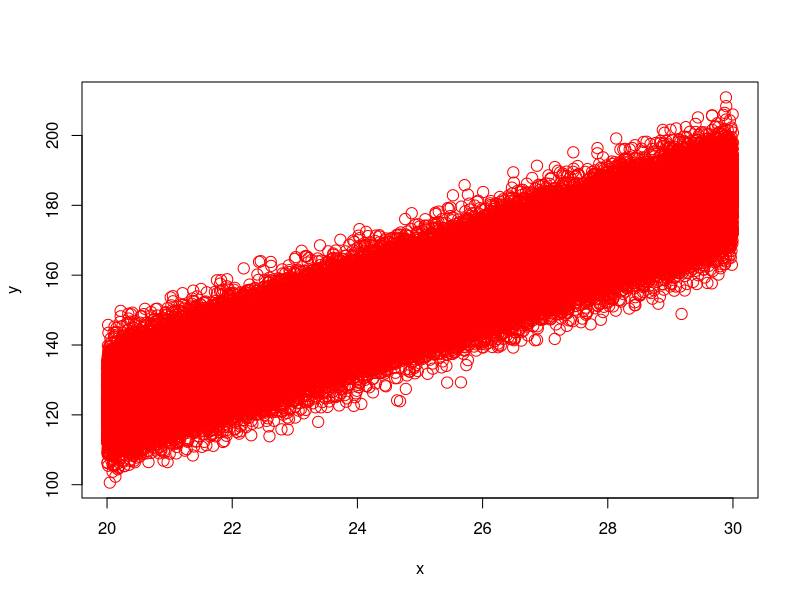
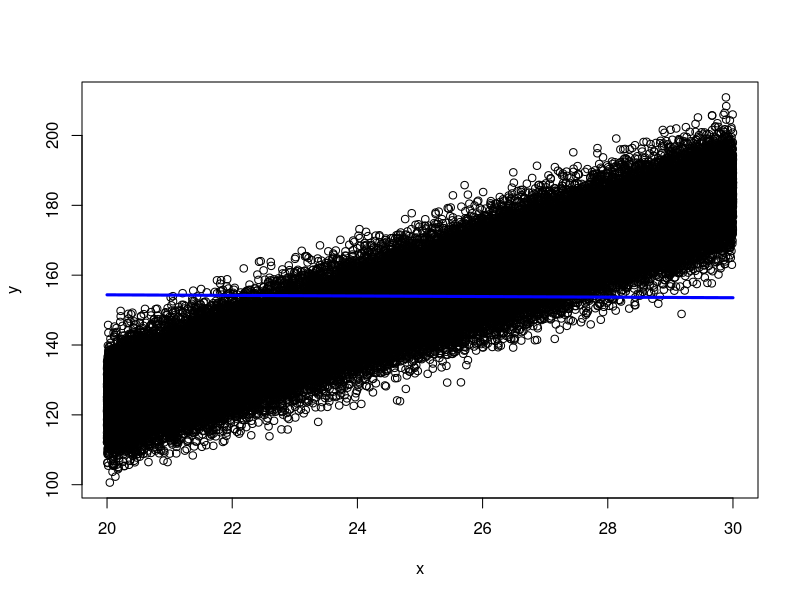

The R source for these figures, in order: (Note: this script raises an error after producing the figures.)
#Session 5B:
rm(list=ls())

#Parameter choices:
n=100000
b0=4
b1=6
sig=7


# data generation;
x=seq(20,30,length.out=n)
eps=rnorm(n,0,sig)

y=b0+b1*x+eps

# Analysis:
plot(x,y,col='red',cex=1.5)
b1_hat=sum((x-mean(x))*(y-mean(y)))/sum(x-mean(x)^2)
b0_hat=mean(y)-b1_hat*mean(x)
sig2_hat=sum((y-b0_hat-b1_hat*x)^2)/(n-2);sig2_hat

plot(x,y)
lines(x,b0_hat+b1_hat*x,col='blue',lwd=3)






## Data Generation

rm(list = ls())
## Parameter choices
n = 100
b0 = 0
b1 = 1
sig =2

#initiation of vectors
b1_hat=0
b0_hat=0
itn=1000

## data generation 
x = seq(-1,1, length.out = n)
for(j in 1:itn)
{
  eps = rnorm(n, 0 ,sig)
  y = b0 + b1 * x + eps
  b1_hat[j] = sum((x - mean(x)) * (y - mean(y)))/sum((x - mean(x))^2)
  b0_hat[j] = mean(y) - b1_hat[j] * mean(x)
  
  sig2_hat[j] = sum((y - b0_hat[j] - b1_hat[j] * x)^2)/(n -2)
}
plot(b1_hat)
mean(b1_hat)
var(b1_hat)
hist((b1_hat=mean(b1_hat)/sqrt(var(b1_hat))),probability=TRUE)
u=seq(-3,3,0.01)
lines(u,dnorm(u,0,1),col=2)

hist(sig2_hat*(n-2)/sig^2,probability = TRUE)
u=seq(60,160,1)
lines(u,dchisq(u,n-2),col=2,lwd=2)

plot(x,y)
lines(x,b0_hat+b1_hat*x,col=2)

##summery of m
